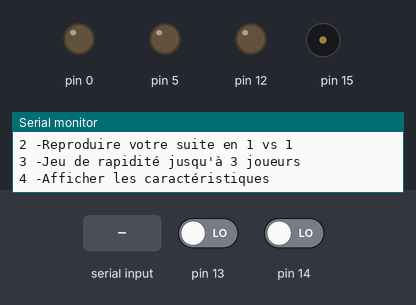
Simulated run of this sketch. Board: Arduino Uno, built for the host (arithmetic inside an expression is 32-bit, double 64-bit). Parts: output pins drawn as LEDs (lit = HIGH), buzzer (waves = sounding), the last lines printed to the serial monitor. Dashed ring = blinking. The inputs (shaded band) are chosen by the test bench; at power-on: pin 13 LOW, pin 14 LOW. The local clock reads 2024-03-15 10:24:30 at power-on unless the sketch sets it; random numbers use the default seed unless the sketch sets one.

Above: at 1.2 s.
1.3 s: "1" received over Serial
2.8 s: "0" received over Serial
At 5.63 s:
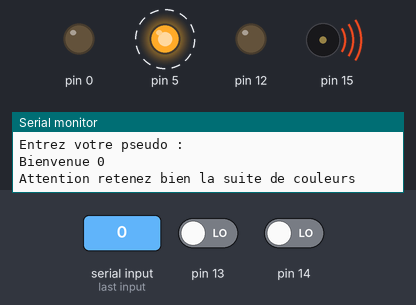
At 7.63 s:
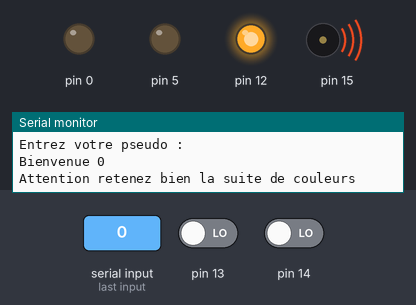
Timing chart, 0 to 9.4 s (numbered marks = the images above; inputs shaded):
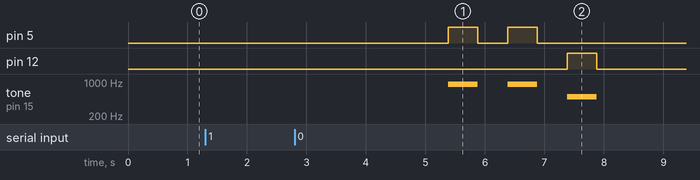

Measured:
- after the input at 2.8 s, pin 5: alternates HIGH for 0.50 s and LOW for 0.50 s, 4 changes in all, then stays LOW, starting after 2.6 s; pin 12: LOW → HIGH after 4.6 s, → LOW 0.50 s later; tone on pin 15: plays 900 Hz for 0.50 s, 900 Hz for 0.50 s, 500 Hz for 0.50 s, starting after 2.6 s

The sketch:

SimonGame.ino
```cpp
//#include "Joystick.h" //non utilisé, manque de temps
#include "Jeu.h"
#include <stdexcept>

void setup() {
  //Initialise le moniteur série
  Serial.begin(115200);
  Serial.println("Début du programme");
}

void loop() {
  //Bloc de code à tester pour l'erreur
  try {
    //Boucle de jeu
    Jeu jeu;
    jeu.initialisation();
    jeu.jouer();
    Serial.println("Fin du programme. Retour au menu principal");
  }
  //Bloc de code à exécuter si une erreur se produit dans try
  catch (modeErreur& e) {
    Serial.println(e.what()); //what() renvoi la cause d'une exception
  }

}
```
